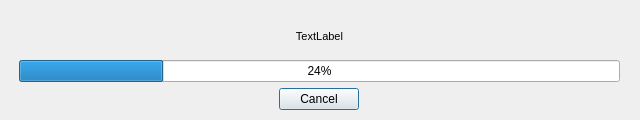
<?xml version="1.0" encoding="UTF-8"?>
<ui version="4.0">
 <class>NetworkDialog</class>
 <widget class="QDialog" name="NetworkDialog">
  <property name="geometry">
   <rect>
    <x>0</x>
    <y>0</y>
    <width>640</width>
    <height>120</height>
   </rect>
  </property>
  <property name="minimumSize">
   <size>
    <width>640</width>
    <height>120</height>
   </size>
  </property>
  <property name="maximumSize">
   <size>
    <width>640</width>
    <height>120</height>
   </size>
  </property>
  <property name="windowTitle">
   <string>StreamElements: The Ultimate Streamer Platform</string>
  </property>
  <property name="sizeGripEnabled">
   <bool>false</bool>
  </property>
  <property name="modal">
   <bool>true</bool>
  </property>
  <widget class="QWidget" name="verticalLayoutWidget">
   <property name="geometry">
    <rect>
     <x>-1</x>
     <y>-1</y>
     <width>641</width>
     <height>131</height>
    </rect>
   </property>
   <layout class="QVBoxLayout" name="verticalLayout">
    <property name="sizeConstraint">
     <enum>QLayout::SetNoConstraint</enum>
    </property>
    <property name="leftMargin">
     <number>20</number>
    </property>
    <property name="topMargin">
     <number>20</number>
    </property>
    <property name="rightMargin">
     <number>20</number>
    </property>
    <property name="bottomMargin">
     <number>20</number>
    </property>
    <item>
     <widget class="QLabel" name="ctl_message">
      <property name="font">
       <font>
        <pointsize>8</pointsize>
        <weight>50</weight>
        <bold>false</bold>
       </font>
      </property>
      <property name="text">
       <string>TextLabel</string>
      </property>
      <property name="alignment">
       <set>Qt::AlignCenter</set>
      </property>
      <property name="wordWrap">
       <bool>true</bool>
      </property>
     </widget>
    </item>
    <item>
     <widget class="QProgressBar" name="ctl_progressBar">
      <property name="value">
       <number>24</number>
      </property>
      <property name="alignment">
       <set>Qt::AlignCenter</set>
      </property>
     </widget>
    </item>
    <item>
     <layout class="QGridLayout" name="gridLayout">
      <item row="0" column="0">
       <widget class="QPushButton" name="ctl_cancelButton">
        <property name="sizePolicy">
         <sizepolicy hsizetype="Maximum" vsizetype="Fixed">
          <horstretch>0</horstretch>
          <verstretch>0</verstretch>
         </sizepolicy>
        </property>
        <property name="text">
         <string>Cancel</string>
        </property>
       </widget>
      </item>
     </layout>
    </item>
   </layout>
  </widget>
 </widget>
 <layoutdefault spacing="6" margin="11"/>
 <resources/>
 <connections/>
</ui>
